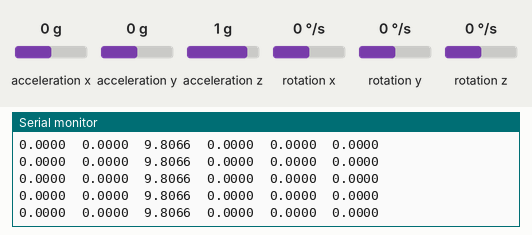
Recording of a sketch running on a simulated Arduino Uno, built with avr-gcc and run on an emulated ATmega328P. Shown: the last lines printed to the serial monitor. Inputs (shaded band) come from the test bench; at power-on: acceleration x 0 g, acceleration y 0 g, acceleration z 1 g, rotation x 0 °/s, rotation y 0 °/s, rotation z 0 °/s.

Above: at 1.2 s.
1.3 s: acceleration x set to -1.4 g
At 2.1 s:
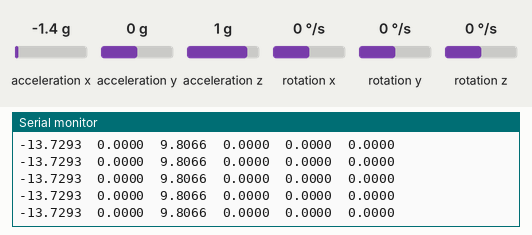
2.8 s: acceleration y set to -1.4 g
At 3.9 s:
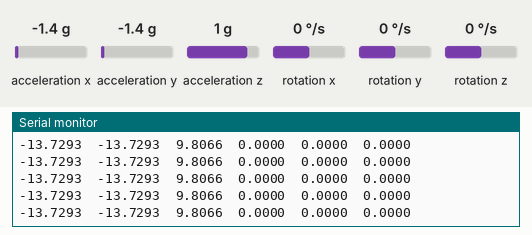
4.3 s: acceleration z set to -1.4 g
At 5.4 s:
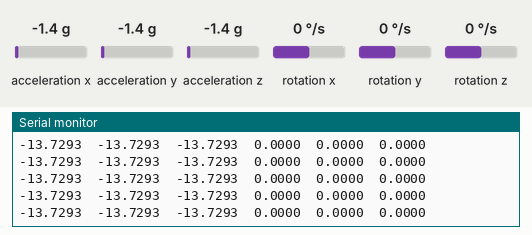
5.8 s: rotation x set to -192 °/s
At 6.4 s:
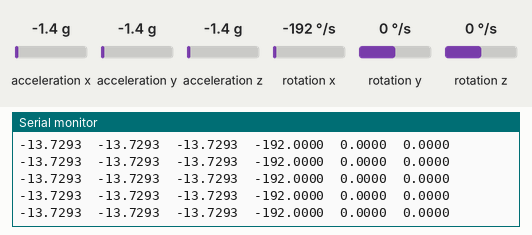
7.3 s: rotation y set to -192 °/s
At 7.9 s:
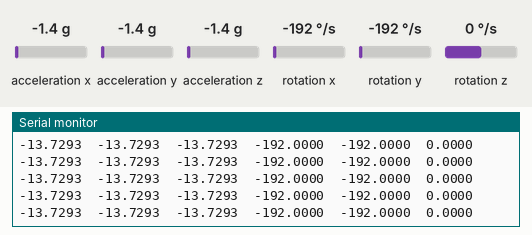

The sketch:

MLDataAcquisition.ino
```cpp
//
// Created by Joel Neumann on 14.07.25.
//

#include "LSM6DS3.h"
#include <Arduino.h>

//Create a instance of class LSM6DS3
LSM6DS3 myIMU(I2C_MODE, 0x6A);  //I2C device address 0x6A

#define CONVERT_G_TO_MS2 9.80665f
#define FREQUENCY_HZ 50
#define INTERVAL_MS (1000 / (FREQUENCY_HZ + 1))

static unsigned long last_interval_ms = 0;


void setup() {
    Serial.begin(115200);
    while (!Serial)
        ;

    if (myIMU.begin() != 0) {
        Serial.println("Device error");
    } else {
        Serial.println("Device OK!");
    }
}


void loop() {
    if (millis() > last_interval_ms + INTERVAL_MS) {
        last_interval_ms = millis();
        Serial.print(myIMU.readFloatAccelX() * CONVERT_G_TO_MS2, 4);
        Serial.print('\t');
        Serial.print(myIMU.readFloatAccelY() * CONVERT_G_TO_MS2, 4);
        Serial.print('\t');
        Serial.print(myIMU.readFloatAccelZ() * CONVERT_G_TO_MS2, 4);
        Serial.print('\t');
        Serial.print(myIMU.readFloatGyroX(), 4);
        Serial.print('\t');
        Serial.print(myIMU.readFloatGyroY(), 4);
        Serial.print('\t');
        Serial.print(myIMU.readFloatGyroZ(), 4);
        Serial.println();
    }
}
```

Measured:
- after the input at 1.3 s, the serial monitor: prints a new line at once (image 1)
- after the input at 2.8 s, the serial monitor: prints a new line at once (image 2)
- after the input at 4.3 s, the serial monitor: prints a new line at once (image 3)
- after the input at 5.8 s, the serial monitor: prints a new line at once (image 4)
- after the input at 7.3 s, the serial monitor: prints a new line at once (image 5)
